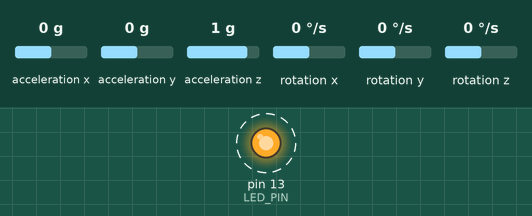
This sketch was run on a simulated Arduino Uno, built with avr-gcc and run on an emulated ATmega328P. Shown: output pins drawn as LEDs (lit = HIGH). Dashed ring = blinking. The test bench sets the inputs (shaded band); at power-on: acceleration x 0 g, acceleration y 0 g, acceleration z 1 g, rotation x 0 °/s, rotation y 0 °/s, rotation z 0 °/s. What the sketch prints to the serial monitor is not drawn.

Above: at 0.2 s.
Timing chart, 0 to 3.0 s (numbered marks = the images above):
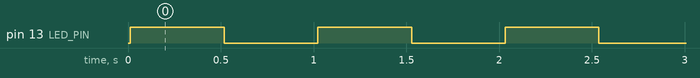

Measured:
- by itself, pin 13 (LED_PIN): alternates HIGH for 0.51 s and LOW for 0.51 s

The sketch:

lab1.ino
```cpp
// I2C device class (I2Cdev) demonstration Arduino sketch for MPU6050 class
// 10/7/2011 by Jeff Rowberg <jeff@rowberg.net>
// Updates should (hopefully) always be available at https://github.com/jrowberg/i2cdevlib
//
// Changelog:
//     2011-10-07 - initial release

/* ============================================
I2Cdev device library code is placed under the MIT license
Copyright (c) 2011 Jeff Rowberg

Permission is hereby granted, free of charge, to any person obtaining a copy
of this software and associated documentation files (the "Software"), to deal
in the Software without restriction, including without limitation the rights
to use, copy, modify, merge, publish, distribute, sublicense, and/or sell
copies of the Software, and to permit persons to whom the Software is
furnished to do so, subject to the following conditions:

The above copyright notice and this permission notice shall be included in
all copies or substantial portions of the Software.

THE SOFTWARE IS PROVIDED "AS IS", WITHOUT WARRANTY OF ANY KIND, EXPRESS OR
IMPLIED, INCLUDING BUT NOT LIMITED TO THE WARRANTIES OF MERCHANTABILITY,
FITNESS FOR A PARTICULAR PURPOSE AND NONINFRINGEMENT. IN NO EVENT SHALL THE
AUTHORS OR COPYRIGHT HOLDERS BE LIABLE FOR ANY CLAIM, DAMAGES OR OTHER
LIABILITY, WHETHER IN AN ACTION OF CONTRACT, TORT OR OTHERWISE, ARISING FROM,
OUT OF OR IN CONNECTION WITH THE SOFTWARE OR THE USE OR OTHER DEALINGS IN
THE SOFTWARE.
===============================================
*/

// Arduino Wire library is required if I2Cdev I2CDEV_ARDUINO_WIRE implementation
// is used in I2Cdev.h
#include "Wire.h"

// I2Cdev and MPU6050 must be installed as libraries, or else the .cpp/.h files
// for both classes must be in the include path of your project
#include "I2Cdev.h"
#include "MPU6050.h"

// class default I2C address is 0x68
// specific I2C addresses may be passed as a parameter here
// AD0 low = 0x68 (default for InvenSense evaluation board)
// AD0 high = 0x69
MPU6050 accelgyro;

int16_t ax, ay, az;
int16_t gx, gy, gz;

#define LED_PIN 13
bool blinkState = false;

void setup() {
    // join I2C bus (I2Cdev library doesn't do this automatically)
    Wire.begin();

    // initialize serial communication
    // (38400 chosen because it works as well at 8MHz as it does at 16MHz, but
    // it's really up to you depending on your project)
    Serial.begin(38400);

    // initialize device
    Serial.println("Initializing I2C devices...");
    accelgyro.initialize();

    // verify connection
    Serial.println("Testing device connections...");
    Serial.println(accelgyro.testConnection() ? "MPU6050 connection successful" : "MPU6050 connection failed");

    // configure Arduino LED for
    pinMode(LED_PIN, OUTPUT);
}

void loop() {
    // read raw accel/gyro measurements from device
    accelgyro.getMotion6(&ax, &ay, &az, &gx, &gy, &gz);

    // these methods (and a few others) are also available
    //accelgyro.getAcceleration(&ax, &ay, &az);
    //accelgyro.getRotation(&gx, &gy, &gz);

    // display tab-separated accel/gyro x/y/z values
    Serial.print("a/g:\t");
    Serial.print(ax / 16384.0); Serial.print("\t");
    Serial.print(ay / 16384.0); Serial.print("\t");
    Serial.println(az / 16384.0); //Serial.print("\t");
//    Serial.print(gx); Serial.print("\t");
//    Serial.print(gy); Serial.print("\t");
//    Serial.println(gz);

    // blink LED to indicate activity
    blinkState = !blinkState;
    digitalWrite(LED_PIN, blinkState);
    delay(500);
}
```
